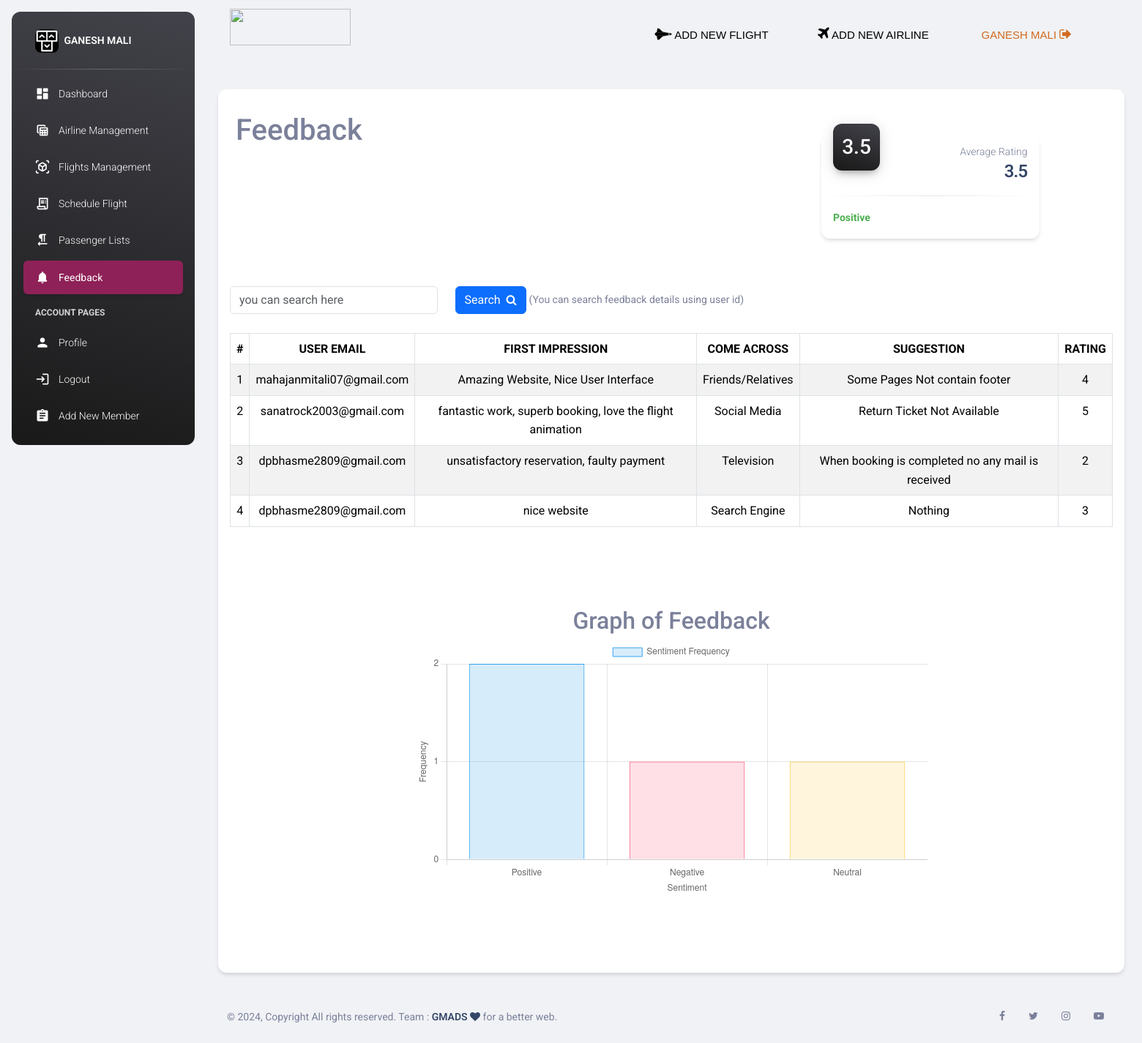
The page /feedback.php (signed in) on the database its author committed.
### tables this page shows
CREATE TABLE `feedback` (
  `seq_no` int(255) NOT NULL,
  `firstimpression` varchar(255) NOT NULL,
  `come` varchar(255) NOT NULL,
  `missing` varchar(255) NOT NULL,
  `rating` int(10) NOT NULL,
  `id` int(255) NOT NULL
);

CREATE TABLE `register` (
  `id` int(255) NOT NULL,
  `title` varchar(255) NOT NULL DEFAULT 'Mr.',
  `firstname` varchar(255) NOT NULL DEFAULT 'Ganesh',
  `lastname` varchar(255) NOT NULL DEFAULT 'Mali',
  `email` varchar(255) NOT NULL,
  `password` varchar(255) NOT NULL,
  `mobile` bigint(20) NOT NULL
);

### feedback.php (the view, shortened to what the rows shown need)
<!DOCTYPE html>
<html lang="en">
<head>
  <link rel="stylesheet" href="https://cdn.jsdelivr.net/npm/bootstrap@5.3.2/dist/css/bootstrap.min.css"
>
  <link rel="stylesheet" href="https://cdnjs.cloudflare.com/ajax/libs/font-awesome/4.7.0/css/font-awesome.min.css">
  <link id="pagestyle" href="../assetsp/css/my.css?v=3.1.0" rel="stylesheet" />
  <link id="pagestyle" href="../assets/css/my.css?v=3.1.0" rel="stylesheet" />
</head>
<?php
  $hostName ="localhost";
  $dbusers ="root";
  $dbPassword ="";
  $dbName ="jetsetfly";
  $conn =mysqli_connect($hostName,$dbusers,$dbPassword,$dbName);
  function performSentimentAnalysis($text) {
    $positiveWords = ["excellent","good", "awesome", "great", "excellent", "fantastic", "amazing", "wonderful", "terrific", "superb", "fabulous", "outstanding", "marvelous", "spectacular", "splendid", "phenomenal", "remarkable", "exceptional", "magnificent", "brilliant","better","positive"];
    $negativeWords = ["bad", "terrible", "awful", "poor", "horrible", "dreadful", "lousy", "atrocious", "abysmal", "inferior", "subpar", "unsatisfactory", "miserable", "unpleasant", "disappointing", "inadequate", "unacceptable", "faulty", "deficient","tatti"];
    $negations = ["not", "isn't", "wasn't", "cannot", "don't", "didn't", "won't", "aren't", "can't", "shouldn't", "wouldn't", "haven't", "hasn't", "weren't", "ain't", "doesn't", "couldn't", "isn't", "mustn't"];
    $tokens = preg_split('/\s+/', strtolower($text), -1, PREG_SPLIT_NO_EMPTY);
    $sentimentScore = 0;
    $negationMultiplier = 1;
    foreach ($tokens as $index => $token) {
        if (in_array($token, $negations)) {
            $negationMultiplier = -1;
        } elseif (in_array($token, $positiveWords)) {
            $nextWordIndex = $index + 1;
            $nextWord = isset($tokens[$nextWordIndex]) ? $tokens[$nextWordIndex] : '';
            if (in_array($nextWord, $negativeWords)) {
                $sentimentScore -= $negationMultiplier;
            } else {
                $sentimentScore += $negationMultiplier;
            }
            $negationMultiplier = 1;
        } elseif (in_array($token, $negativeWords)) {
            $nextWordIndex = $index + 1;
            $nextWord = isset($tokens[$nextWordIndex]) ? $tokens[$nextWordIndex] : '';
            if (in_array($nextWord, $positiveWords)) {
                $sentimentScore += $negationMultiplier;
            } else {
                $sentimentScore -= $negationMultiplier;
            }
            $negationMultiplier = 1;
        }
    }
    if ($sentimentScore > 0) {
        return 'Positive';
    } elseif ($sentimentScore < 0) {
        return 'Negative';
    } else {
        return 'Neutral';
    }
  }
  $sql = "SELECT firstimpression FROM feedback";
  $result = $conn->query($sql);
  $sentimentFrequencies = [
    'Positive' => 0,
    'Negative' => 0,
    'Neutral' => 0
  ];
  if ($result->num_rows > 0) {
    while ($row = $result->fetch_assoc()) {
        $text = $row["firstimpression"];
        $sentiment = performSentimentAnalysis($text);
        $sentimentFrequencies[$sentiment]++;
    }
  }
  $labels = array_keys($sentimentFrequencies);
  $data = array_values($sentimentFrequencies);
?>
<body class="g-sidenav-show  bg-gray-200">
  <main class="main-content position-relative max-height-vh-100 h-100 border-radius-lg ">
    <div class="container-fluid py-4">
      <div class="container">
        <div class="row">
          <div class="col-md-12 mt-4">
            <div class="card">
              <div class="card-header">
                <h4 class="card-title">
                  <h1>Feedback
                  </h1>
                </h4>
              </div>
              <div class="card-body">
                <form action="" method="GET">
                    <?php
                    if(isset($_GET['search']))
                    {
                      ?>
                      <br>
                      <table class="table table-bordered table-striped table-hover">
                        <thead>
                        <tr align="center">
                              <th>#</th>
                              <th>USER EMAIL</th>
                              <th>FIRST IMPRESSION</th>
                              <th>COME ACROSS</th>
                              <th>SUGGESTION</th>
                              <th>RATING</th>
                          </tr>
                        </thead>
                        <tbody>
                          <?php
                            $filter=$_GET['search'];
                            $sql="SELECT * FROM feedback WHERE CONCAT(seq_no,id) LIKE '%$filter%' ";
                            $result=mysqli_query($conn,$sql);
                            if (mysqli_num_rows($result)>0)
                            {
                                foreach($result as $feedback)
                                {
                                  ?>
                                  <tr align="center">
                                    <td>
                                      <?php echo $feedback['seq_no']; ?>
                                    </td>
                                    <td>
                                      <?php
                                            $id=$feedback['id'];
                                            $sql = "SELECT * FROM register WHERE id=$id";
                                            $result = mysqli_query($conn, $sql);
                                            if ($result)
                                            {
                                                if (mysqli_num_rows($result) > 0) {
                                                    $row = mysqli_fetch_assoc($result);
                                                    echo $row['email'];
                                                  }
                                            }
                                      ?>
                                    </td>
                                    <td>
                                        <?php
                                            echo $feedback['firstimpression'];
                                        ?>
                                    </td>
                                    <td>
                                      <?php
                                        echo $feedback['come'];
                                      ?>
                                    </td>
                                    <td>
                                      <?php
                                          echo $feedback['missing'];
                                      ?>
                                    </td>
                                    <td>
                                      <?php
                                         echo $feedback['rating'];
                                      ?>
                                    </td>
                                  </tr>
                                  <?php
                                }
                            }
                            else
                            {
                                echo "<div class='cont'><div class='alert alert-danger'>
                                        No such record(s) found(s)
                                      </div></div>";
                            }
                          ?>
                        </tbody>
                      </table>
                </form>
                      <?php
                    }
                    else
                    {
                      ?>
                      <br>
                      <table class="table table-bordered table-striped table-hover">
                        <thead>
                          <tr align="center">
                              <th>#</th>
                              <th>USER EMAIL</th>
                              <th>FIRST IMPRESSION</th>
                              <th>COME ACROSS</th>
                              <th>SUGGESTION</th>
                              <th>RATING</th>
                          </tr>
                        </thead>
                        <tbody>
                          <?php
                            $sql="SELECT * FROM feedback";
                            $result=mysqli_query($conn,$sql);
                            if (mysqli_num_rows($result)>0)
                            {
                                foreach($result as $feedback)
                                {
                                  ?>
                                  <tr align="center">
                                    <td>
                                        <?php echo $feedback['seq_no']; ?>
                                    </td>
                                    <td>
                                      <?php
                                          $id=$feedback['id'];
                                          $sql = "SELECT * FROM register WHERE id=$id";
                                          $result = mysqli_query($conn, $sql);
                                          if ($result)
                                          {
                                              if (mysqli_num_rows($result) > 0) {
                                                  $row = mysqli_fetch_assoc($result);
                                                  echo $row['email'];
                                                }
                                          }
                                      ?>
                                    </td>
                                    <td>
                                      <?php
                                          echo $feedback['firstimpression'];
                                      ?>
                                    </td>
                                    <td>
                                      <?php
                                          echo $feedback['come'];
                                      ?>
                                    </td>
                                    <td>
                                      <?php
                                          echo $feedback['missing'];
                                      ?>
                                    </td>
                                    <td>
                                      <?php
                                          echo $feedback['rating'];
                                      ?>
                                    </td>
                                  </tr>
                                  <?php
                                }
                            }
                            else
                            {
                                echo "<h5> No Record Found </h5>";
                            }?>
                            </tbody>
                      </table>
                      <?php
                    }
                    ?>
              </div>
              <br><br><br>
              <div style="width: 700px; height: 500px; margin: 0 auto; text-align: center;">
                <h2>Graph of Feedback</h2>
              </div>
            </div>
          </div>
        </div>
      </div>
  </main>
</body>
<script>
    var labels = <?php echo json_encode($labels); ?>;
    var data = <?php echo json_encode($data); ?>;
    var ctx = document.getElementById('sentimentChart').getContext('2d');
    var chart = new Chart(ctx, {
        type: 'bar',
        data: {
            labels: labels,
            datasets: [{
                label: 'Sentiment Frequency',
                data: data,
                backgroundColor: [
                    'rgba(54, 162, 235, 0.2)', // Blue for Positive
                    'rgba(255, 99, 132, 0.2)', // Red for Negative
                    'rgba(255, 206, 86, 0.2)' // Yellow for Neutral
                ],
                borderColor: [
                    'rgba(54, 162, 235, 1)',
                    'rgba(255, 99, 132, 1)',
                    'rgba(255, 206, 86, 1)'
                ],
                borderWidth: 1
            }]
        },
        options: {
            scales: {
                y: {
                    beginAtZero: true,
                    ticks: {
                        stepSize: 1,
                        callback: function(value, index, values) {
                            return value; // Add unit if needed
                        }
                    },
                    title: {
                        display: true,
                        text: 'Frequency'
                    }
                },
                x: {
                    title: {
                        display: true,
                        text: 'Sentiment'
                    }
                }
            }
        }
    });
</script>
</html>

### rows shown on the page
feedback: seq_no "1", id.email "mahajanmitali07@gmail.com", firstimpression "Amazing Website, Nice User Interface", come "Friends/Relatives", missing "Some Pages Not contain footer", rating "4"
feedback: seq_no "2", id.email "sanatrock2003@gmail.com", firstimpression "fantastic work, superb booking, love the flight animation", come "Social Media", missing "Return Ticket Not Available", rating "5"
feedback: seq_no "3", id.email "dpbhasme2809@gmail.com", firstimpression "unsatisfactory reservation, faulty payment", come "Television", missing "When booking is completed no any mail is received", rating "2"
feedback: seq_no "4", id.email "dpbhasme2809@gmail.com", firstimpression "nice website", come "Search Engine", missing "Nothing", rating "3"

### other values the page prints
$name "GANESH MALI"
$average_rating "3.5"
chart data {{ json_encode($labels) }} ["Positive","Negative","Neutral"]
chart data {{ json_encode($data) }} [2,1,1]
